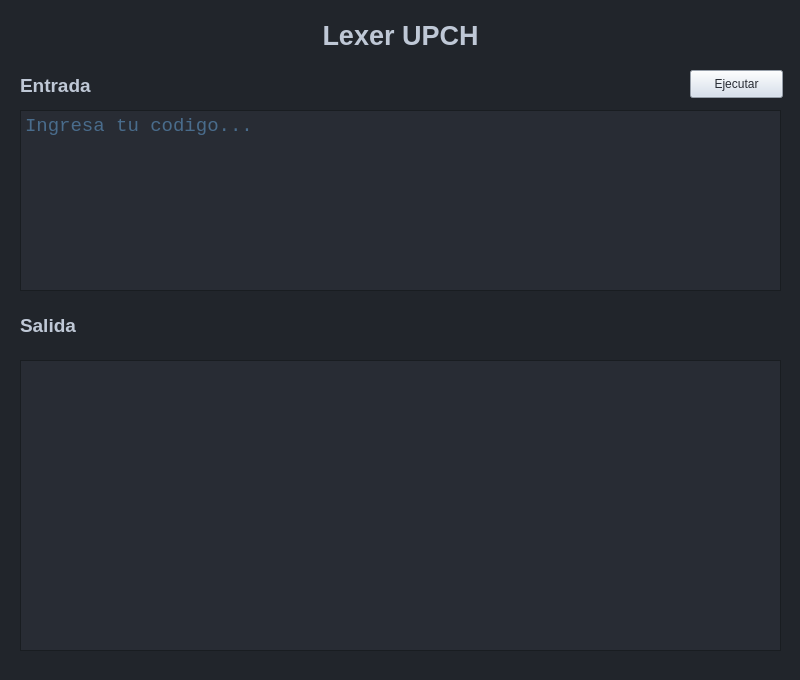
<?xml version="1.0" encoding="UTF-8"?>
<ui version="4.0">
 <class>MainWindow</class>
 <widget class="QMainWindow" name="MainWindow">
  <property name="geometry">
   <rect>
    <x>0</x>
    <y>0</y>
    <width>800</width>
    <height>680</height>
   </rect>
  </property>
  <property name="palette">
   <palette>
    <active>
     <colorrole role="WindowText">
      <brush brushstyle="SolidPattern">
       <color alpha="255">
        <red>40</red>
        <green>44</green>
        <blue>52</blue>
       </color>
      </brush>
     </colorrole>
     <colorrole role="Button">
      <brush brushstyle="SolidPattern">
       <color alpha="255">
        <red>146</red>
        <green>153</green>
        <blue>164</blue>
       </color>
      </brush>
     </colorrole>
     <colorrole role="Light">
      <brush brushstyle="SolidPattern">
       <color alpha="255">
        <red>49</red>
        <green>55</green>
        <blue>64</blue>
       </color>
      </brush>
     </colorrole>
     <colorrole role="Midlight">
      <brush brushstyle="SolidPattern">
       <color alpha="255">
        <red>41</red>
        <green>46</green>
        <blue>53</blue>
       </color>
      </brush>
     </colorrole>
     <colorrole role="Dark">
      <brush brushstyle="SolidPattern">
       <color alpha="255">
        <red>16</red>
        <green>18</green>
        <blue>21</blue>
       </color>
      </brush>
     </colorrole>
     <colorrole role="Mid">
      <brush brushstyle="SolidPattern">
       <color alpha="255">
        <red>22</red>
        <green>24</green>
        <blue>28</blue>
       </color>
      </brush>
     </colorrole>
     <colorrole role="Text">
      <brush brushstyle="SolidPattern">
       <color alpha="255">
        <red>255</red>
        <green>255</green>
        <blue>255</blue>
       </color>
      </brush>
     </colorrole>
     <colorrole role="BrightText">
      <brush brushstyle="SolidPattern">
       <color alpha="255">
        <red>255</red>
        <green>255</green>
        <blue>255</blue>
       </color>
      </brush>
     </colorrole>
     <colorrole role="ButtonText">
      <brush brushstyle="SolidPattern">
       <color alpha="255">
        <red>255</red>
        <green>255</green>
        <blue>255</blue>
       </color>
      </brush>
     </colorrole>
     <colorrole role="Base">
      <brush brushstyle="SolidPattern">
       <color alpha="255">
        <red>40</red>
        <green>44</green>
        <blue>52</blue>
       </color>
      </brush>
     </colorrole>
     <colorrole role="Window">
      <brush brushstyle="SolidPattern">
       <color alpha="255">
        <red>33</red>
        <green>37</green>
        <blue>43</blue>
       </color>
      </brush>
     </colorrole>
     <colorrole role="Shadow">
      <brush brushstyle="SolidPattern">
       <color alpha="255">
        <red>0</red>
        <green>0</green>
        <blue>0</blue>
       </color>
      </brush>
     </colorrole>
     <colorrole role="AlternateBase">
      <brush brushstyle="SolidPattern">
       <color alpha="255">
        <red>16</red>
        <green>18</green>
        <blue>21</blue>
       </color>
      </brush>
     </colorrole>
     <colorrole role="ToolTipBase">
      <brush brushstyle="SolidPattern">
       <color alpha="255">
        <red>255</red>
        <green>255</green>
        <blue>220</blue>
       </color>
      </brush>
     </colorrole>
     <colorrole role="ToolTipText">
      <brush brushstyle="SolidPattern">
       <color alpha="255">
        <red>0</red>
        <green>0</green>
        <blue>0</blue>
       </color>
      </brush>
     </colorrole>
    </active>
    <inactive>
     <colorrole role="WindowText">
      <brush brushstyle="SolidPattern">
       <color alpha="255">
        <red>40</red>
        <green>44</green>
        <blue>52</blue>
       </color>
      </brush>
     </colorrole>
     <colorrole role="Button">
      <brush brushstyle="SolidPattern">
       <color alpha="255">
        <red>146</red>
        <green>153</green>
        <blue>164</blue>
       </color>
      </brush>
     </colorrole>
     <colorrole role="Light">
      <brush brushstyle="SolidPattern">
       <color alpha="255">
        <red>49</red>
        <green>55</green>
        <blue>64</blue>
       </color>
      </brush>
     </colorrole>
     <colorrole role="Midlight">
      <brush brushstyle="SolidPattern">
       <color alpha="255">
        <red>41</red>
        <green>46</green>
        <blue>53</blue>
       </color>
      </brush>
     </colorrole>
     <colorrole role="Dark">
      <brush brushstyle="SolidPattern">
       <color alpha="255">
        <red>16</red>
        <green>18</green>
        <blue>21</blue>
       </color>
      </brush>
     </colorrole>
     <colorrole role="Mid">
      <brush brushstyle="SolidPattern">
       <color alpha="255">
        <red>22</red>
        <green>24</green>
        <blue>28</blue>
       </color>
      </brush>
     </colorrole>
     <colorrole role="Text">
      <brush brushstyle="SolidPattern">
       <color alpha="255">
        <red>255</red>
        <green>255</green>
        <blue>255</blue>
       </color>
      </brush>
     </colorrole>
     <colorrole role="BrightText">
      <brush brushstyle="SolidPattern">
       <color alpha="255">
        <red>255</red>
        <green>255</green>
        <blue>255</blue>
       </color>
      </brush>
     </colorrole>
     <colorrole role="ButtonText">
      <brush brushstyle="SolidPattern">
       <color alpha="255">
        <red>255</red>
        <green>255</green>
        <blue>255</blue>
       </color>
      </brush>
     </colorrole>
     <colorrole role="Base">
      <brush brushstyle="SolidPattern">
       <color alpha="255">
        <red>40</red>
        <green>44</green>
        <blue>52</blue>
       </color>
      </brush>
     </colorrole>
     <colorrole role="Window">
      <brush brushstyle="SolidPattern">
       <color alpha="255">
        <red>33</red>
        <green>37</green>
        <blue>43</blue>
       </color>
      </brush>
     </colorrole>
     <colorrole role="Shadow">
      <brush brushstyle="SolidPattern">
       <color alpha="255">
        <red>0</red>
        <green>0</green>
        <blue>0</blue>
       </color>
      </brush>
     </colorrole>
     <colorrole role="AlternateBase">
      <brush brushstyle="SolidPattern">
       <color alpha="255">
        <red>16</red>
        <green>18</green>
        <blue>21</blue>
       </color>
      </brush>
     </colorrole>
     <colorrole role="ToolTipBase">
      <brush brushstyle="SolidPattern">
       <color alpha="255">
        <red>255</red>
        <green>255</green>
        <blue>220</blue>
       </color>
      </brush>
     </colorrole>
     <colorrole role="ToolTipText">
      <brush brushstyle="SolidPattern">
       <color alpha="255">
        <red>0</red>
        <green>0</green>
        <blue>0</blue>
       </color>
      </brush>
     </colorrole>
    </inactive>
    <disabled>
     <colorrole role="WindowText">
      <brush brushstyle="SolidPattern">
       <color alpha="255">
        <red>16</red>
        <green>18</green>
        <blue>21</blue>
       </color>
      </brush>
     </colorrole>
     <colorrole role="Button">
      <brush brushstyle="SolidPattern">
       <color alpha="255">
        <red>146</red>
        <green>153</green>
        <blue>164</blue>
       </color>
      </brush>
     </colorrole>
     <colorrole role="Light">
      <brush brushstyle="SolidPattern">
       <color alpha="255">
        <red>49</red>
        <green>55</green>
        <blue>64</blue>
       </color>
      </brush>
     </colorrole>
     <colorrole role="Midlight">
      <brush brushstyle="SolidPattern">
       <color alpha="255">
        <red>41</red>
        <green>46</green>
        <blue>53</blue>
       </color>
      </brush>
     </colorrole>
     <colorrole role="Dark">
      <brush brushstyle="SolidPattern">
       <color alpha="255">
        <red>16</red>
        <green>18</green>
        <blue>21</blue>
       </color>
      </brush>
     </colorrole>
     <colorrole role="Mid">
      <brush brushstyle="SolidPattern">
       <color alpha="255">
        <red>22</red>
        <green>24</green>
        <blue>28</blue>
       </color>
      </brush>
     </colorrole>
     <colorrole role="Text">
      <brush brushstyle="SolidPattern">
       <color alpha="255">
        <red>16</red>
        <green>18</green>
        <blue>21</blue>
       </color>
      </brush>
     </colorrole>
     <colorrole role="BrightText">
      <brush brushstyle="SolidPattern">
       <color alpha="255">
        <red>255</red>
        <green>255</green>
        <blue>255</blue>
       </color>
      </brush>
     </colorrole>
     <colorrole role="ButtonText">
      <brush brushstyle="SolidPattern">
       <color alpha="255">
        <red>16</red>
        <green>18</green>
        <blue>21</blue>
       </color>
      </brush>
     </colorrole>
     <colorrole role="Base">
      <brush brushstyle="SolidPattern">
       <color alpha="255">
        <red>33</red>
        <green>37</green>
        <blue>43</blue>
       </color>
      </brush>
     </colorrole>
     <colorrole role="Window">
      <brush brushstyle="SolidPattern">
       <color alpha="255">
        <red>33</red>
        <green>37</green>
        <blue>43</blue>
       </color>
      </brush>
     </colorrole>
     <colorrole role="Shadow">
      <brush brushstyle="SolidPattern">
       <color alpha="255">
        <red>0</red>
        <green>0</green>
        <blue>0</blue>
       </color>
      </brush>
     </colorrole>
     <colorrole role="AlternateBase">
      <brush brushstyle="SolidPattern">
       <color alpha="255">
        <red>33</red>
        <green>37</green>
        <blue>43</blue>
       </color>
      </brush>
     </colorrole>
     <colorrole role="ToolTipBase">
      <brush brushstyle="SolidPattern">
       <color alpha="255">
        <red>255</red>
        <green>255</green>
        <blue>220</blue>
       </color>
      </brush>
     </colorrole>
     <colorrole role="ToolTipText">
      <brush brushstyle="SolidPattern">
       <color alpha="255">
        <red>0</red>
        <green>0</green>
        <blue>0</blue>
       </color>
      </brush>
     </colorrole>
    </disabled>
   </palette>
  </property>
  <property name="windowTitle">
   <string>MainWindow</string>
  </property>
  <property name="windowOpacity">
   <double>1.000000000000000</double>
  </property>
  <widget class="QWidget" name="centralwidget">
   <widget class="QTextEdit" name="entrada">
    <property name="geometry">
     <rect>
      <x>20</x>
      <y>110</y>
      <width>761</width>
      <height>181</height>
     </rect>
    </property>
    <property name="palette">
     <palette>
      <active>
       <colorrole role="Text">
        <brush brushstyle="SolidPattern">
         <color alpha="255">
          <red>105</red>
          <green>172</green>
          <blue>227</blue>
         </color>
        </brush>
       </colorrole>
      </active>
      <inactive>
       <colorrole role="Text">
        <brush brushstyle="SolidPattern">
         <color alpha="255">
          <red>105</red>
          <green>172</green>
          <blue>227</blue>
         </color>
        </brush>
       </colorrole>
      </inactive>
      <disabled>
       <colorrole role="Text">
        <brush brushstyle="SolidPattern">
         <color alpha="255">
          <red>16</red>
          <green>18</green>
          <blue>21</blue>
         </color>
        </brush>
       </colorrole>
      </disabled>
     </palette>
    </property>
    <property name="font">
     <font>
      <family>Consolas</family>
      <pointsize>14</pointsize>
     </font>
    </property>
    <property name="undoRedoEnabled">
     <bool>true</bool>
    </property>
    <property name="html">
     <string>&lt;!DOCTYPE HTML PUBLIC &quot;-//W3C//DTD HTML 4.0//EN&quot; &quot;http://www.w3.org/TR/REC-html40/strict.dtd&quot;&gt;
&lt;html&gt;&lt;head&gt;&lt;meta name=&quot;qrichtext&quot; content=&quot;1&quot; /&gt;&lt;style type=&quot;text/css&quot;&gt;
p, li { white-space: pre-wrap; }
&lt;/style&gt;&lt;/head&gt;&lt;body style=&quot; font-family:'Consolas'; font-size:14pt; font-weight:400; font-style:normal;&quot;&gt;
&lt;p style=&quot;-qt-paragraph-type:empty; margin-top:0px; margin-bottom:0px; margin-left:0px; margin-right:0px; -qt-block-indent:0; text-indent:0px;&quot;&gt;&lt;br /&gt;&lt;/p&gt;&lt;/body&gt;&lt;/html&gt;</string>
    </property>
    <property name="placeholderText">
     <string>Ingresa tu codigo...</string>
    </property>
   </widget>
   <widget class="QLabel" name="label">
    <property name="geometry">
     <rect>
      <x>10</x>
      <y>0</y>
      <width>781</width>
      <height>71</height>
     </rect>
    </property>
    <property name="text">
     <string>&lt;html&gt;&lt;head/&gt;&lt;body&gt;&lt;p align=&quot;center&quot;&gt;&lt;span style=&quot; font-size:20pt; font-weight:600; color:#bfc8d6;&quot;&gt;Lexer UPCH&lt;/span&gt;&lt;/p&gt;&lt;/body&gt;&lt;/html&gt;</string>
    </property>
   </widget>
   <widget class="QLabel" name="label_2">
    <property name="geometry">
     <rect>
      <x>20</x>
      <y>50</y>
      <width>751</width>
      <height>71</height>
     </rect>
    </property>
    <property name="text">
     <string>&lt;html&gt;&lt;head/&gt;&lt;body&gt;&lt;p&gt;&lt;span style=&quot; font-size:14pt; font-weight:600; color:#bfc8d6;&quot;&gt;Entrada&lt;/span&gt;&lt;/p&gt;&lt;/body&gt;&lt;/html&gt;</string>
    </property>
   </widget>
   <widget class="QTextEdit" name="salida">
    <property name="geometry">
     <rect>
      <x>20</x>
      <y>360</y>
      <width>761</width>
      <height>291</height>
     </rect>
    </property>
    <property name="palette">
     <palette>
      <active>
       <colorrole role="Text">
        <brush brushstyle="SolidPattern">
         <color alpha="255">
          <red>105</red>
          <green>172</green>
          <blue>227</blue>
         </color>
        </brush>
       </colorrole>
      </active>
      <inactive>
       <colorrole role="Text">
        <brush brushstyle="SolidPattern">
         <color alpha="255">
          <red>105</red>
          <green>172</green>
          <blue>227</blue>
         </color>
        </brush>
       </colorrole>
      </inactive>
      <disabled>
       <colorrole role="Text">
        <brush brushstyle="SolidPattern">
         <color alpha="255">
          <red>16</red>
          <green>18</green>
          <blue>21</blue>
         </color>
        </brush>
       </colorrole>
      </disabled>
     </palette>
    </property>
    <property name="font">
     <font>
      <family>Consolas</family>
      <pointsize>14</pointsize>
     </font>
    </property>
    <property name="undoRedoEnabled">
     <bool>true</bool>
    </property>
    <property name="html">
     <string>&lt;!DOCTYPE HTML PUBLIC &quot;-//W3C//DTD HTML 4.0//EN&quot; &quot;http://www.w3.org/TR/REC-html40/strict.dtd&quot;&gt;
&lt;html&gt;&lt;head&gt;&lt;meta name=&quot;qrichtext&quot; content=&quot;1&quot; /&gt;&lt;style type=&quot;text/css&quot;&gt;
p, li { white-space: pre-wrap; }
&lt;/style&gt;&lt;/head&gt;&lt;body style=&quot; font-family:'Consolas'; font-size:14pt; font-weight:400; font-style:normal;&quot;&gt;
&lt;p style=&quot;-qt-paragraph-type:empty; margin-top:0px; margin-bottom:0px; margin-left:0px; margin-right:0px; -qt-block-indent:0; text-indent:0px;&quot;&gt;&lt;br /&gt;&lt;/p&gt;&lt;/body&gt;&lt;/html&gt;</string>
    </property>
    <property name="placeholderText">
     <string/>
    </property>
   </widget>
   <widget class="QLabel" name="label_3">
    <property name="geometry">
     <rect>
      <x>20</x>
      <y>290</y>
      <width>751</width>
      <height>71</height>
     </rect>
    </property>
    <property name="text">
     <string>&lt;html&gt;&lt;head/&gt;&lt;body&gt;&lt;p&gt;&lt;span style=&quot; font-size:14pt; font-weight:600; color:#bfc8d6;&quot;&gt;Salida&lt;/span&gt;&lt;/p&gt;&lt;/body&gt;&lt;/html&gt;</string>
    </property>
   </widget>
   <widget class="QPushButton" name="boton">
    <property name="geometry">
     <rect>
      <x>690</x>
      <y>70</y>
      <width>93</width>
      <height>28</height>
     </rect>
    </property>
    <property name="styleSheet">
     <string notr="true">font: 10pt &quot;Consolas&quot;;
background-color: rgb(210, 221, 236);
color: rgb(40, 44, 52);</string>
    </property>
    <property name="text">
     <string>Ejecutar</string>
    </property>
   </widget>
  </widget>
 </widget>
 <resources/>
 <connections/>
</ui>
